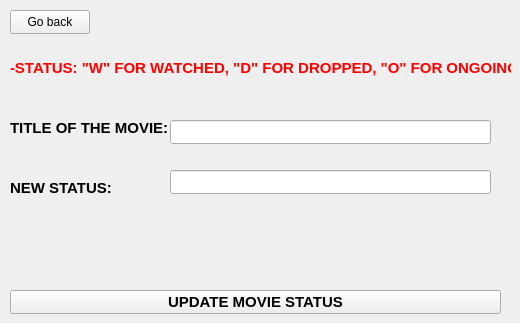
   <widget class="QWidget" name="movieupdpage">
    <widget class="QLabel" name="label_35">
     <property name="geometry">
      <rect>
       <x>10</x>
       <y>120</y>
       <width>161</width>
       <height>16</height>
      </rect>
     </property>
     <property name="font">
      <font>
       <pointsize>11</pointsize>
       <bold>true</bold>
      </font>
     </property>
     <property name="text">
      <string>TITLE OF THE MOVIE:</string>
     </property>
    </widget>
    <widget class="QPushButton" name="movupdbacc">
     <property name="geometry">
      <rect>
       <x>10</x>
       <y>10</y>
       <width>80</width>
       <height>24</height>
      </rect>
     </property>
     <property name="text">
      <string>Go back</string>
     </property>
    </widget>
    <widget class="QLineEdit" name="movupdname">
     <property name="geometry">
      <rect>
       <x>170</x>
       <y>120</y>
       <width>321</width>
       <height>24</height>
      </rect>
     </property>
    </widget>
    <widget class="QLabel" name="label_36">
     <property name="geometry">
      <rect>
       <x>10</x>
       <y>60</y>
       <width>501</width>
       <height>16</height>
      </rect>
     </property>
     <property name="font">
      <font>
       <pointsize>11</pointsize>
       <bold>true</bold>
      </font>
     </property>
     <property name="styleSheet">
      <string notr="true">color:red</string>
     </property>
     <property name="text">
      <string>-STATUS: &quot;W&quot; FOR WATCHED, &quot;D&quot; FOR DROPPED, &quot;O&quot; FOR ONGOING.</string>
     </property>
    </widget>
    <widget class="QLabel" name="label_37">
     <property name="geometry">
      <rect>
       <x>10</x>
       <y>180</y>
       <width>151</width>
       <height>16</height>
      </rect>
     </property>
     <property name="font">
      <font>
       <pointsize>11</pointsize>
       <bold>true</bold>
      </font>
     </property>
     <property name="text">
      <string>NEW STATUS:</string>
     </property>
    </widget>
    <widget class="QLineEdit" name="movstatupd">
     <property name="geometry">
      <rect>
       <x>170</x>
       <y>170</y>
       <width>321</width>
       <height>24</height>
      </rect>
     </property>
    </widget>
    <widget class="QPushButton" name="movupdbutton">
     <property name="geometry">
      <rect>
       <x>10</x>
       <y>290</y>
       <width>491</width>
       <height>24</height>
      </rect>
     </property>
     <property name="font">
      <font>
       <pointsize>11</pointsize>
       <bold>true</bold>
      </font>
     </property>
     <property name="text">
      <string>UPDATE MOVIE STATUS</string>
     </property>
    </widget>
   </widget>
